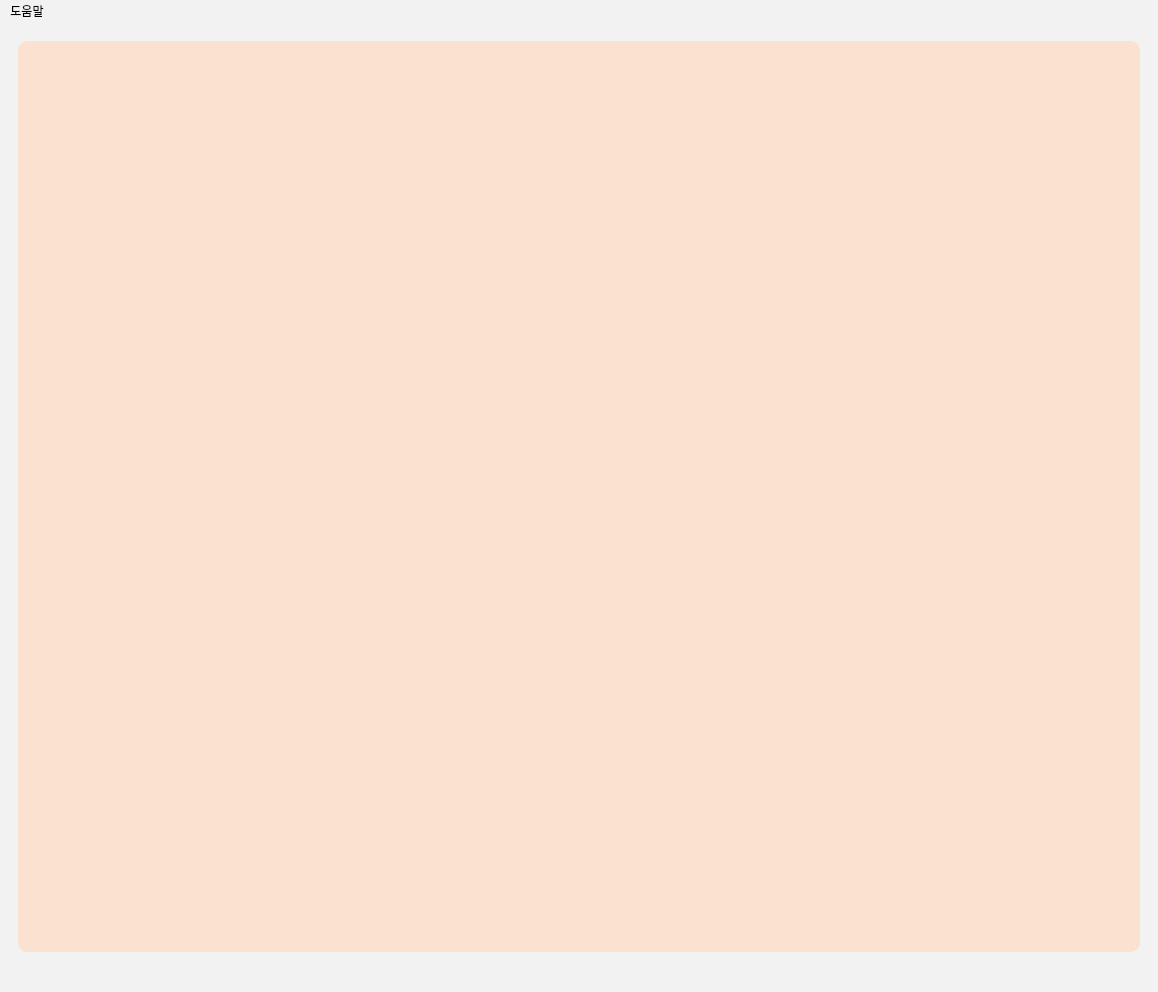
<?xml version="1.0" encoding="UTF-8"?>
<ui version="4.0">
 <class>MainWindow</class>
 <widget class="QMainWindow" name="MainWindow">
  <property name="enabled">
   <bool>true</bool>
  </property>
  <property name="geometry">
   <rect>
    <x>0</x>
    <y>0</y>
    <width>1158</width>
    <height>992</height>
   </rect>
  </property>
  <property name="windowTitle">
   <string>Image Viewer</string>
  </property>
  <property name="styleSheet">
   <string notr="true">background-color: rgb(242, 242, 242);</string>
  </property>
  <widget class="QWidget" name="centralwidget">
   <layout class="QGridLayout" name="gridLayout_2">
    <item row="0" column="0">
     <widget class="QStackedWidget" name="stackedWidget">
      <property name="frameShape">
       <enum>QFrame::NoFrame</enum>
      </property>
      <property name="currentIndex">
       <number>0</number>
      </property>
      <widget class="QWidget" name="page_3">
       <layout class="QVBoxLayout" name="verticalLayout">
        <item>
         <widget class="QFrame" name="frame_3">
          <property name="styleSheet">
           <string notr="true">background-color: rgb(251, 225, 208);

border-radius:10px;</string>
          </property>
          <property name="frameShape">
           <enum>QFrame::StyledPanel</enum>
          </property>
          <property name="frameShadow">
           <enum>QFrame::Raised</enum>
          </property>
         </widget>
        </item>
       </layout>
      </widget>
      <widget class="QWidget" name="page_4">
       <layout class="QGridLayout" name="gridLayout">
        <property name="leftMargin">
         <number>0</number>
        </property>
        <property name="topMargin">
         <number>0</number>
        </property>
        <property name="rightMargin">
         <number>0</number>
        </property>
        <property name="bottomMargin">
         <number>0</number>
        </property>
        <item row="0" column="0">
         <widget class="QWidget" name="widget" native="true">
          <layout class="QGridLayout" name="gridLayout_4">
           <item row="0" column="0">
            <widget class="QSplitter" name="splitter">
             <property name="orientation">
              <enum>Qt::Horizontal</enum>
             </property>
             <widget class="QFrame" name="frame">
              <property name="sizePolicy">
               <sizepolicy hsizetype="Preferred" vsizetype="Preferred">
                <horstretch>0</horstretch>
                <verstretch>0</verstretch>
               </sizepolicy>
              </property>
              <property name="minimumSize">
               <size>
                <width>314</width>
                <height>0</height>
               </size>
              </property>
              <property name="maximumSize">
               <size>
                <width>314</width>
                <height>16777215</height>
               </size>
              </property>
              <property name="styleSheet">
               <string notr="true">background-color: rgb(255, 255, 255);
border-radius:10px;
</string>
              </property>
              <property name="frameShape">
               <enum>QFrame::StyledPanel</enum>
              </property>
              <property name="frameShadow">
               <enum>QFrame::Raised</enum>
              </property>
             </widget>
             <widget class="QFrame" name="frame_2">
              <property name="styleSheet">
               <string notr="true">background-color: rgb(255, 255, 255);
border-radius:10px;</string>
              </property>
              <property name="frameShape">
               <enum>QFrame::StyledPanel</enum>
              </property>
              <property name="frameShadow">
               <enum>QFrame::Raised</enum>
              </property>
             </widget>
            </widget>
           </item>
          </layout>
         </widget>
        </item>
       </layout>
      </widget>
     </widget>
    </item>
   </layout>
  </widget>
  <widget class="QMenuBar" name="menubar">
   <property name="geometry">
    <rect>
     <x>0</x>
     <y>0</y>
     <width>1158</width>
     <height>17</height>
    </rect>
   </property>
   <widget class="QMenu" name="menu">
    <property name="title">
     <string>도움말</string>
    </property>
    <addaction name="actionAbout"/>
    <addaction name="separator"/>
    <addaction name="actionPrinter"/>
   </widget>
   <addaction name="menu"/>
  </widget>
  <widget class="QStatusBar" name="statusbar"/>
  <action name="actionAbout">
   <property name="text">
    <string>도움말</string>
   </property>
  </action>
  <action name="actionPrinter">
   <property name="text">
    <string>프린터</string>
   </property>
  </action>
 </widget>
 <resources/>
 <connections/>
</ui>
